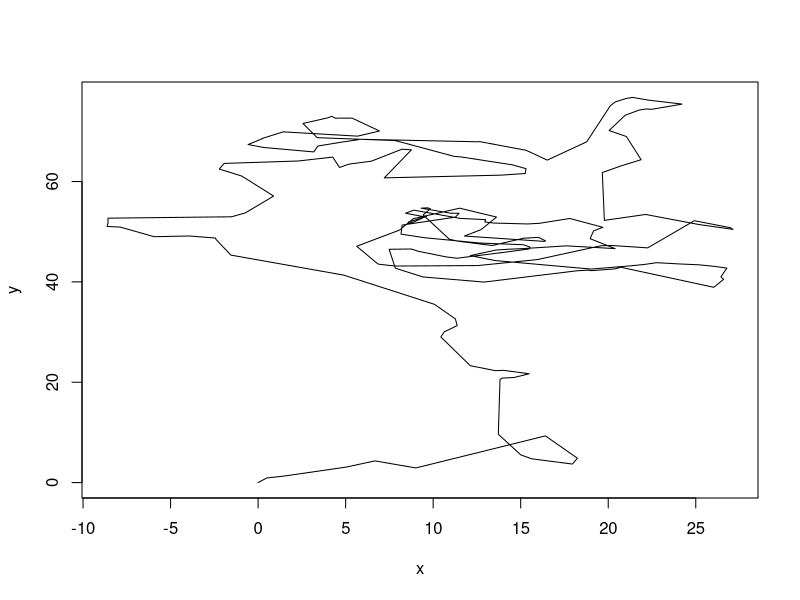

Write the R code that produced this figure. (Note: a time limit stopped this script after it produced the figure.)
## ---- chunk 1
library(compiler)
model <- function(params=2, startvalues = c(0,0,0), steps = 200){
  x = startvalues[1]
  y = startvalues[2]
  direction = startvalues[3]
  
  movementLength = params[1]
  turningWidth = 1
  
  output = data.frame(x = rep(NA, steps+1), y = rep(NA, steps+1))
  output[1, ] = c(x,y)
  for (i in 1:steps){
    direction = direction + rnorm(1,0,turningWidth)
    length = rexp(1, 1/movementLength)
    x = x + sin(direction) * length
    y = y + cos(direction) * length
    output[i+1, ] = c(x,y)
  }
return(output)
}
model <- cmpfun(model)
## ---- chunk 2
data <- model()
plot(data, type = "l")
## ---- chunk 3
observationModel <- function(realData, sd=1){
  realData$xobs = rnorm(length(realData$x), mean = realData$x, sd = sd)
  realData$yobs = rnorm(length(realData$x), mean = realData$y, sd = sd)
  realData$xobs[realData$xobs - floor(realData$xobs) > 0.7 ] = NA
  return(realData)
}

obsdata <- observationModel(data)
plot(data, type = "l")
points(obsdata$xobs, obsdata$yobs, col = "red", pch = 4)
## ---- chunk 4
summaryStatistics <- function(dat){
  meandisplacement = mean(sqrt(diff(dat$xobs)^2 + diff(dat$yobs)^2), na.rm = T)

  meandisplacement10 = mean(sqrt(diff(dat$xobs, lag = 2)^2 + diff(dat$yobs, lag = 2)^2), na.rm = T)/3
  
  #meanturning = mean(abs(diff(atan2(diff(dat$yobs),diff(dat$xobs)))), na.rm = T) 
  
  return(c(meandisplacement, meandisplacement10))
} 

dataSummary <- summaryStatistics(obsdata)
dataSummary
## ---- chunk 5
n = 10000
fit = data.frame(movementLength = runif(n, 0, 5), error = runif(n, 0,5), distance = rep(NA, n))

for (i in 1:n){
  simulatedPrediction <- model(fit[i,1])
  simulatedObservation<- observationModel(simulatedPrediction, fit[i,2])
  simulatedSummary <- summaryStatistics(simulatedObservation)
  simulatedSummary
  #deviation = max( simulatedSummary - dataSummary)
  deviation = sqrt(sum((simulatedSummary - dataSummary)^2))
  fit[i,3] = deviation
}
## ---- chunk 6
plot(fit[fit[,3] < 1, 1:2], xlim = c(0,6), ylim = c(0,5), col = "lightgrey", main = "Accepted parameters for \n different values of epsilon")
points(fit[fit[,3] < 0.2, 1:2],  pch = 18, col = "gray")
points(fit[fit[,3] < 0.1, 1:2],  pch = 8, col = "red")

legend("topright", c("< 1", "< 0.2", "< 0.1"), pch = c(1,18,8), col = c("lightgrey", "gray", "red"))

abline(v = 2)
abline(h = 1) 

## ---- chunk 7
n = 10000
fit = data.frame(movementLength = rep(NA, n), error = rep(NA, n), distance = rep(NA, n))


currentPar = c(2,0.9)
for (i in 1:n){
  newPar = rnorm(2,currentPar, sd = c(0.2,0.2))
  if (min(newPar) < 0 ) fit[i,] = c(currentPar, deviation)
  
  else{
    simulatedPrediction <- model(newPar[1])
    simulatedObservation<- observationModel(simulatedPrediction, newPar[2])
    simulatedSummary <- summaryStatistics(simulatedObservation)
    deviation = sqrt(sum( simulatedSummary - dataSummary)^2)
    
    if (deviation < 0.2){
      fit[i,] = c(newPar, deviation)
      currentPar = newPar
    } 
    else fit[i,] = c(currentPar, deviation)
  }
}
## ---- chunk 8
plot(fit[, 1:2], xlim = c(0,6), ylim = c(0,5), col = "#00000022", main = "Accepted parameters for \n different values of epsilon")

abline(v = 2)
abline(h = 1) 
